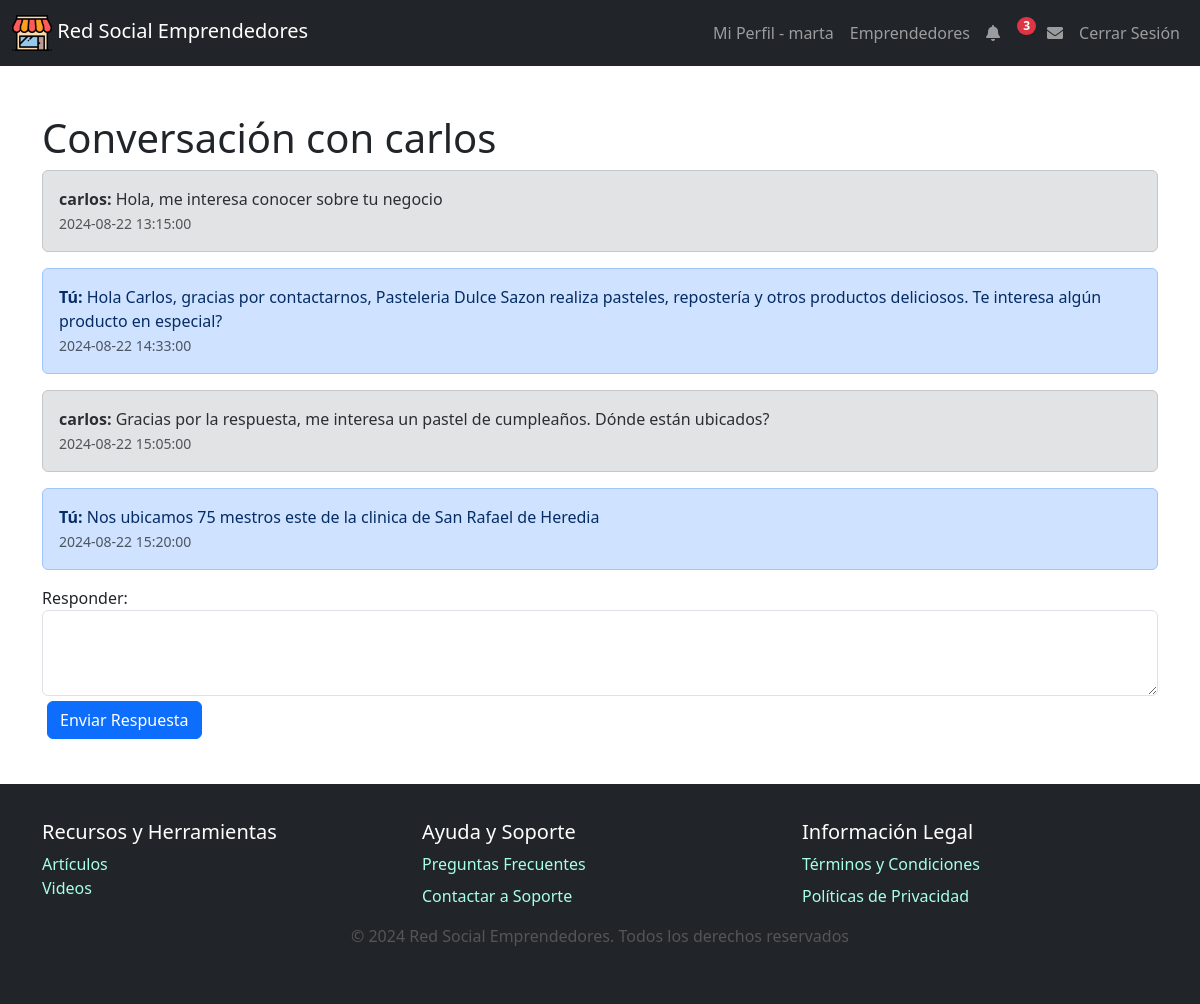
Page /ver_chat.php?usuario=carlos (signed in) on the committed database.
### tables this page shows
CREATE TABLE mensajes (
    id_Mensaje INT AUTO_INCREMENT PRIMARY KEY,
    id_Usuario_envia VARCHAR(50),
    id_Usuario_recibe VARCHAR(50),
    hora_Fecha TIMESTAMP DEFAULT CURRENT_TIMESTAMP,
    mensaje TEXT,
    leido ENUM('Si', 'No'),
    FOREIGN KEY (id_Usuario_envia) REFERENCES usuarios(username),
     FOREIGN KEY (id_Usuario_recibe) REFERENCES usuarios(username)
);

### ver_chat.php (the view, shortened to what this page needs)
<?php
include './plantillas/header.php';
require 'db.php';
$current_user = $_SESSION['username'];
$usuario_destino = $_GET['usuario'];
$sql_mensajes = "SELECT * FROM mensajes
                 WHERE (id_Usuario_envia = '$current_user' AND id_Usuario_recibe = '$usuario_destino')
                 OR (id_Usuario_envia = '$usuario_destino' AND id_Usuario_recibe = '$current_user')
                 ORDER BY hora_Fecha ASC";
$result_mensajes = $conn->query($sql_mensajes);
?>
<!DOCTYPE html>
<html>
<body>
    <div class="container mt-5">
        <h1>Conversación con <?php echo $usuario_destino; ?></h1>
        <div class="row">
            <?php
            if ($result_mensajes->num_rows > 0) {
                while ($row = $result_mensajes->fetch_assoc()) {
                    $mensaje = $row['mensaje'];
                    $fecha = $row['hora_Fecha'];
                    $enviado_por = $row['id_Usuario_envia'];
            ?>
            <div class="col-md-12">
                <div class="alert alert-<?php echo $enviado_por == $current_user ? 'primary' : 'secondary'; ?>" role="alert">
                    <strong><?php echo $enviado_por == $current_user ? 'Tú' : $usuario_destino; ?>:</strong> <?php echo $mensaje; ?><br>
                    <small class="text-muted"><?php echo $fecha; ?></small>
                </div>
            </div>
            <?php
                }
            } else {
                echo "<p>No hay mensajes en esta conversación.</p>";
            }
            ?>
        </div>
        <div class="row">
            <form method="POST" action="enviar_respuesta.php">
                <div class="form-group">
                    <label for="mensaje">Responder:</label>
                    <textarea class="form-control" id="mensaje" name="mensaje" rows="3" required></textarea>
                </div>
                <button type="submit" class="btn btn-primary">Enviar Respuesta</button>
            </form>
        </div>
    </div>
    <?php include './plantillas/footer.php'; ?>
</body>
</html>

### css/styles.css (style rules this page uses)
html, body { height: 100%; margin: 0; }
body { font-family: Arial, sans-serif; background-color: #e0f7fa; display: flex; flex-direction: column; }
.container { margin-top: 20px; padding: 0 15px; margin-bottom: 40px; }
h1 { font-size: 2rem; color: #00796b; margin-bottom: 15px; }
.btn { padding: 8px 16px; font-size: 1rem; border-radius: 5px; margin: 5px; transition: background-color 0.3s, transform 0.3s; }
.btn-primary { background-color: #00897b; border: none; }
.form-control { border-radius: 5px; border: 1px solid #00796b; box-shadow: none; transition: border-color 0.3s; }
.alert { border-radius: 5px; margin-bottom: 20px; }

### rows in the picture
mensajes: mensaje "Hola, me interesa conocer sobre tu negocio", hora_Fecha "2024-08-22 13:15:00"
mensajes: shows "Tú", mensaje "Hola Carlos, gracias por contactarnos, Pasteleria Dulce Sazon realiza pasteles, repostería y otros productos deliciosos. Te interesa algún producto en especial?", hora_Fecha "2024-08-22 14:33:00"
mensajes: mensaje "Gracias por la respuesta, me interesa un pastel de cumpleaños. Dónde están ubicados?", hora_Fecha "2024-08-22 15:05:00"
mensajes: shows "Tú", mensaje "Nos ubicamos 75 mestros este de la clinica de San Rafael de Heredia", hora_Fecha "2024-08-22 15:20:00"

### other values in the picture
$current_user "marta"
$num_notificaciones "3"
$usuario_destino "carlos"
